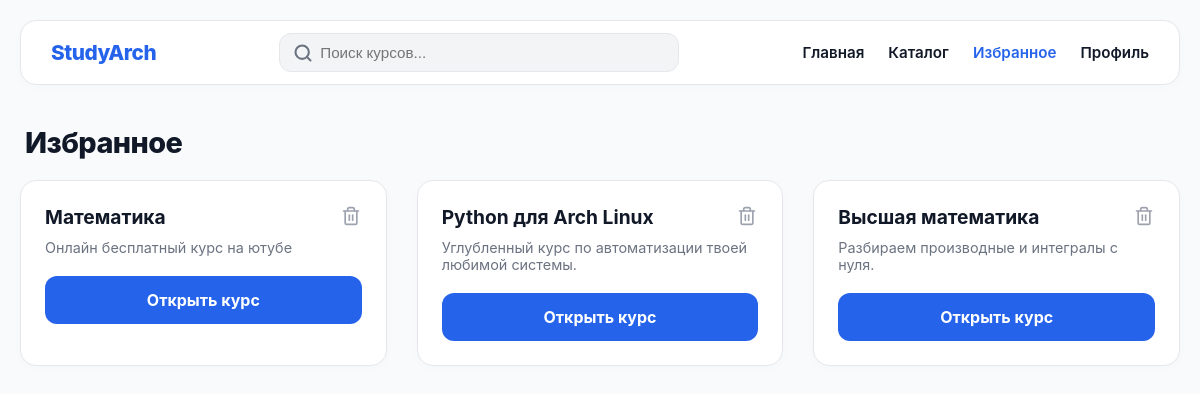
The page /favorites/ (signed in) on the database its author committed.
### courses/models.py (models this page shows, shortened)
class Course(models.Model):
    category = models.ForeignKey(
        'Category',
        on_delete=models.SET_NULL,
        null=True,
        blank=True,
        related_name='courses',
        verbose_name="Категория"
    )
    title = models.CharField(max_length=200, verbose_name="Название курса")
    description = models.TextField(verbose_name="Описание")
    author_contacts = models.CharField(max_length=200, blank=True, verbose_name="Контакты автора")
    course_url = models.URLField(blank=True, verbose_name="Ссылка на курс (YT/Сайт)")
    is_recommended = models.BooleanField(default=False, verbose_name="Рекомендовать на главной")
    created_at = models.DateTimeField(auto_now_add=True)

### courses/views.py (the view)
# urls.py: path('favorites/', favorites_list, name='favorites_list'),
def favorites_list(request):
    categories = Category.objects.all()
    if request.user.is_authenticated:
        fav_ids = Favorite.objects.filter(user=request.user).values_list('course_id', flat=True)
    else:
        fav_ids = request.session.get('favorites', [])
    courses = Course.objects.filter(id__in=fav_ids)
    return render(request, 'courses/favorites.html', {'courses': courses, 'categories': categories})

### courses/templates/courses/favorites.html (shortened to what this page needs)
<!DOCTYPE html>
<html lang="ru">
<head>
</head>
<body>
<header class="header-sticky">
    <a href="{% url 'home' %}" class="logo">StudyArch</a>
    <form action="{% url 'course_list' %}" method="get" class="search-container">
        <input type="text" name="q" class="search-input" placeholder="Поиск курсов..." value="{{ query|default:'' }}">
    </form>
    <nav class="nav-desktop">
        <a href="{% url 'home' %}" {% if request.resolver_match.url_name == 'home' %}style="color: var(--primary);"{% endif %}>Главная</a>
        <a href="{% url 'course_list' %}" {% if request.resolver_match.url_name == 'course_list' %}style="color: var(--primary);"{% endif %}>Каталог</a>
        <a href="{% url 'favorites_list' %}" {% if request.resolver_match.url_name == 'favorites_list' %}style="color: var(--primary);"{% endif %}>Избранное</a>
        <a href="{% url 'profile' %}" {% if request.resolver_match.url_name == 'profile' %}style="color: var(--primary);"{% endif %}>Профиль</a>
    </nav>
</header>
<div class="container">
    <div class="header-title">
        <h1>Избранное</h1>
    </div>
    <div class="grid" id="favoritesGrid">
        {% for course in courses %}
            <div class="card" id="course-card-{{ course.id }}">
                <button class="btn-remove ajax-remove-btn" data-url="{% url 'toggle_favorite' course.id %}" data-id="{{ course.id }}">
                </button>
                <h3>{{ course.title }}</h3>
                <p style="color: var(--gray); font-size: 0.9rem; margin: 0;">{{ course.description|truncatewords:10 }}</p>
                <a href="{% url 'course_detail' course.id %}" class="btn-open">Открыть курс</a>
            </div>
        {% empty %}
            <div style="text-align: center; padding: 40px 0; grid-column: 1/-1;">
                <p style="color: var(--gray);">В избранном пока пусто.</p>
                <a href="{% url 'course_list' %}" style="color: var(--primary); font-weight: 600; text-decoration: none;">Перейти в каталог</a>
            </div>
        {% endfor %}
    </div>
</div>
</body>
</html>

### courses/templates/courses/favorites.html (style rules this page uses)
* { box-sizing: border-box; }
:root { --primary: #2563EB; --bg: #F9FAFB; --text: #111827; --card-bg: #ffffff; --border: #E5E7EB; --gray: #6B7280; --radius: 16px; }
body { margin: 0; padding: 0 0 100px 0; font-family: -apple-system, BlinkMacSystemFont, "Segoe UI", Roboto, sans-serif; background: var(--bg); color: var(--text); -webkit-font-smoothing: antialiased; }
.container { max-width: 1200px; margin: auto; padding: 20px; }
.header-sticky { position: sticky; top: 10px; background: var(--card-bg); padding: 12px 20px; border-radius: var(--radius); border: 1px solid var(--border); box-shadow: 0 2px 10px rgba(0,0,0,.02); margin: 10px 20px 25px; z-index: 1000; display: flex; align-items: center; justify-content: space-between; gap: 15px; }
.logo { font-size: 1.3rem; font-weight: 800; color: var(--primary); text-decoration: none; letter-spacing: -0.5px; }
.search-container { position: relative; flex-grow: 1; max-width: 400px; }
.search-input { width: 100%; padding: 10px 15px 10px 40px; border-radius: 12px; border: 1px solid var(--border); background: #F3F4F6; outline: none; font-size: 0.95rem; transition: 0.2s; }
.nav-desktop { display: none; gap: 24px; }
.nav-desktop a { text-decoration: none; color: var(--text); font-weight: 600; font-size: 0.95rem; transition: color 0.2s; }
h1 { font-size: 1.8rem; margin: 0 0 20px 5px; font-weight: 800; letter-spacing: -0.02em; }
.grid { display: grid; grid-template-columns: repeat(auto-fill, minmax(280px, 1fr)); gap: 20px; }
.card { background: var(--card-bg); border-radius: var(--radius); padding: 24px; box-shadow: 0 2px 8px rgba(0,0,0,0.02); position: relative; display: flex; flex-direction: column; border: 1px solid var(--border); transition: all 0.3s ease; }
.card h3 { margin: 0 0 10px; font-size: 1.2rem; font-weight: 700; padding-right: 35px; }
.btn-remove { position: absolute; top: 20px; right: 20px; color: #9CA3AF; background: none; border: none; cursor: pointer; padding: 5px; transition: 0.2s; outline: none; }
.btn-open { background: var(--primary); color: white; text-align: center; text-decoration: none; padding: 14px; border-radius: 12px; font-weight: 700; margin-top: 20px; transition: background 0.2s; }
@media (min-width: 1024px) { body { padding-bottom: 0; } }
@media (min-width: 1024px) { .header-sticky { margin: 20px auto; max-width: 1160px; top: 20px; padding: 12px 30px; } }
@media (min-width: 1024px) { .nav-desktop { display: flex !important; } }
@media (min-width: 1024px) { .grid { grid-template-columns: repeat(3, 1fr); gap: 30px; } }

### rows shown on the page
Course: title "Математика", description "Онлайн бесплатный курс на ютубе"
Course: title "Python для Arch Linux", description "Углубленный курс по автоматизации твоей любимой системы."
Course: title "Высшая математика", description "Разбираем производные и интегралы с нуля."
